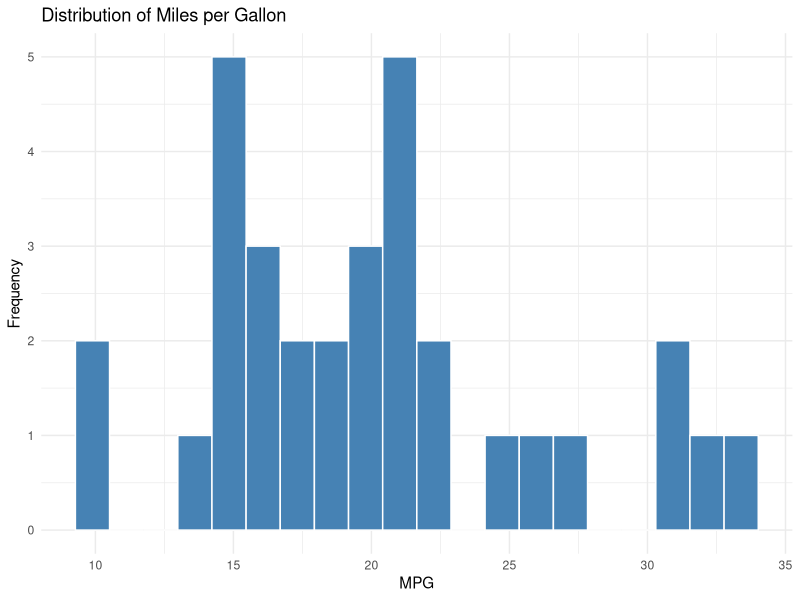
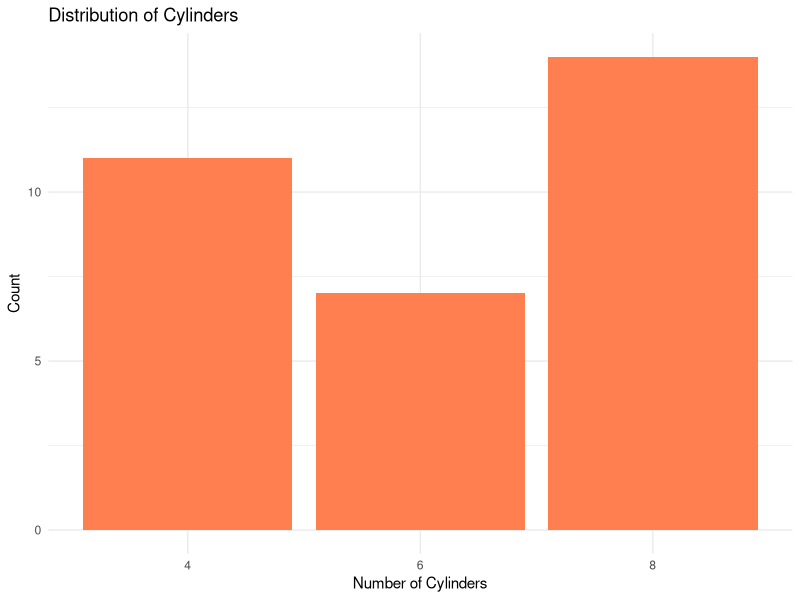
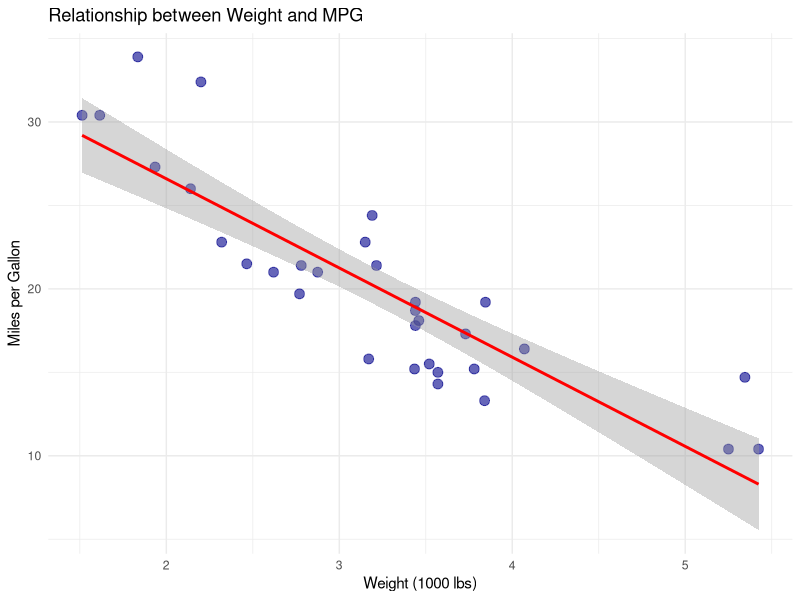
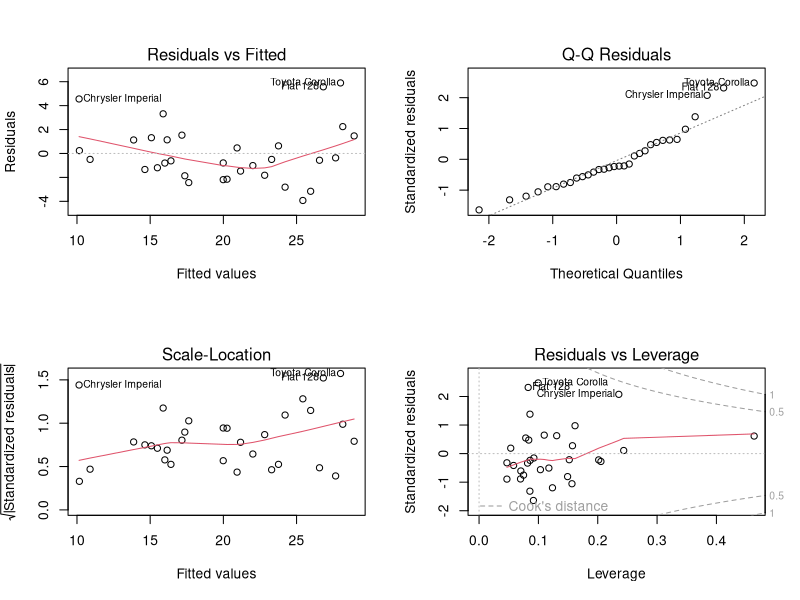

Write the R code that produced these figures, in order.
## ---- chunk 1
#| label: setup
#| include: false

# Load required packages
library(tidyverse)
library(knitr)

# Set global options
knitr::opts_chunk$set(
  fig.width = 8,
  fig.height = 6,
  fig.align = "center"
)

# Helper function for better table formatting
format_table <- function(df, caption = NULL) {
  knitr::kable(df, caption = caption, format = "simple", digits = 3)
}
## ---- chunk 2
#| label: load-data
#| echo: true

# Load your data
# data <- read.csv("your_data.csv")

# For demonstration, using built-in dataset
data <- mtcars
## ---- chunk 3
#| label: data-structure

# Display structure of the data
str(data)
## ---- chunk 4
#| label: summary-stats

# Summary statistics
summary(data)
## ---- chunk 5
#| label: data-sample

# Display first few rows
head(data) %>%
  kable(caption = "Sample of the dataset")
## ---- chunk 6
#| label: missing-values

# Check for missing values
missing_summary <- data %>%
  summarise(across(everything(), ~sum(is.na(.)))) %>%
  pivot_longer(everything(), names_to = "Variable", values_to = "Missing_Count")

missing_summary %>%
  kable(caption = "Missing values by variable")
## ---- chunk 7
#| label: data-cleaning

# Example data cleaning
# data_clean <- data %>%
#   filter(!is.na(variable)) %>%
#   mutate(new_variable = transformation)
## ---- chunk 8
#| label: univariate-numerical
#| fig-cap: "Distribution of numerical variables"

# Example: Histogram
data %>%
  ggplot(aes(x = mpg)) +
  geom_histogram(bins = 20, fill = "steelblue", color = "white") +
  labs(title = "Distribution of Miles per Gallon",
       x = "MPG",
       y = "Frequency") +
  theme_minimal()
## ---- chunk 9
#| label: univariate-categorical
#| fig-cap: "Distribution of categorical variables"

# Example: Bar plot
data %>%
  ggplot(aes(x = factor(cyl))) +
  geom_bar(fill = "coral") +
  labs(title = "Distribution of Cylinders",
       x = "Number of Cylinders",
       y = "Count") +
  theme_minimal()
## ---- chunk 10
#| label: bivariate-analysis
#| fig-cap: "Relationship between variables"

# Example: Scatter plot
data %>%
  ggplot(aes(x = wt, y = mpg)) +
  geom_point(size = 3, alpha = 0.6, color = "darkblue") +
  geom_smooth(method = "lm", se = TRUE, color = "red") +
  labs(title = "Relationship between Weight and MPG",
       x = "Weight (1000 lbs)",
       y = "Miles per Gallon") +
  theme_minimal()
## ---- chunk 11
#| label: correlation
#| fig-cap: "Correlation matrix"

# Correlation matrix
cor_matrix <- cor(data[, sapply(data, is.numeric)])

# Display correlation table
cor_matrix %>%
  kable(digits = 3, caption = "Correlation matrix")
## ---- chunk 12
#| label: check-assumptions
#| fig-cap: "Diagnostic plots"

# Example: Check normality
# qqnorm(data$variable)
# qqline(data$variable)
## ---- chunk 13
#| label: model-fitting

# Example: Linear regression
model <- lm(mpg ~ wt + hp + cyl, data = data)

# Model summary
summary(model)
## ---- chunk 14
#| label: model-diagnostics
#| fig-cap: "Model diagnostic plots"
#| fig-width: 10
#| fig-height: 8

# Diagnostic plots
par(mfrow = c(2, 2))
plot(model)
## ---- chunk 15
#| label: results-table

# Extract model coefficients
coef_table <- broom::tidy(model, conf.int = TRUE)

coef_table %>%
  kable(digits = 3, caption = "Model coefficients with 95% confidence intervals")
## ---- chunk 16
#| label: additional-tests

# Additional statistical tests
# Example: ANOVA
# anova_result <- aov(mpg ~ factor(cyl), data = data)
# summary(anova_result)
## ---- chunk 17
#| label: subgroup-analysis
#| fig-cap: "Results by subgroup"

# Example: Analysis by subgroup
# data %>%
#   group_by(subgroup) %>%
#   summarise(mean_outcome = mean(outcome),
#             sd_outcome = sd(outcome))
## ---- chunk 18
#| label: effect-sizes

# Calculate effect sizes
# Example: R-squared
r_squared <- summary(model)$r.squared
adj_r_squared <- summary(model)$adj.r.squared

cat("R-squared:", round(r_squared, 3), "\n")
cat("Adjusted R-squared:", round(adj_r_squared, 3), "\n")
## ---- chunk 19
#| label: session-info

sessionInfo()
